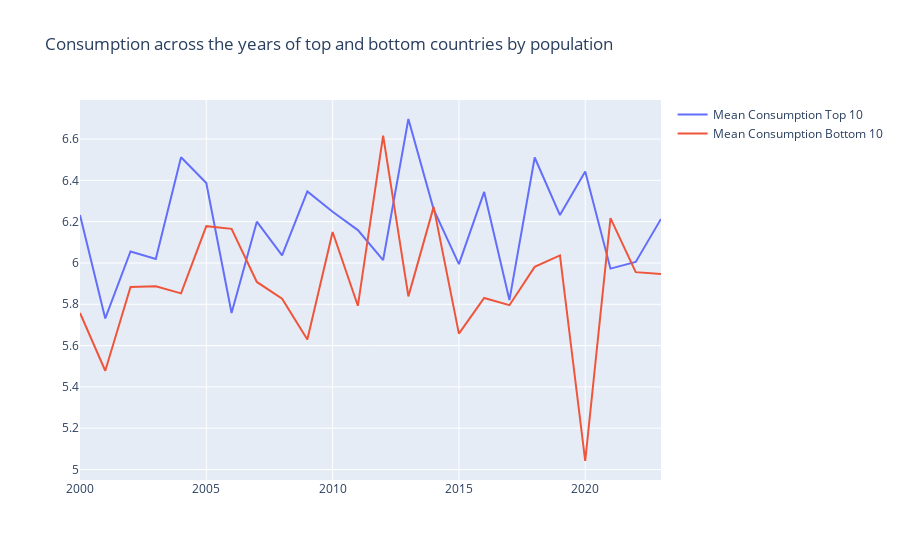

Write notebook code for a chart like this one.
### Markdown cell above
Here we can that the prices are very similar but their variations are almost inversed. Such pattern may indicate the global performance of coffee and how it's stabilize on time

### Code cell
# Consumption across the years for more populated and least populated countries
cons_top_botton = pd.DataFrame(columns=['Year', 'Top', 'Bottom'])
for year in df2.Year.unique():
    cbp = df2[['Country', 'Population']][df2.Year == year].groupby('Country').sum().sort_values('Population')
    top10 = df2.Consumption[(df2.Country.isin(cbp.index[-10:])) & (df2.Year == year)].mean()
    bottom10 = df2.Consumption[(df2.Country.isin(cbp.index[:10])) & (df2.Year == year)].mean()
    cons_top_botton.loc[len(cons_top_botton), :] = [year, top10, bottom10]

fig = go.Figure(go.Scatter(x = cons_top_botton.Year, y = cons_top_botton.Top, 
                           name='Mean Consumption Top 10', mode='lines'))
fig.add_trace(go.Scatter(x = cons_top_botton.Year, y = cons_top_botton.Bottom, 
                         name='Mean Consumption Bottom 10', mode='lines'))
fig.update_layout(title='Consumption across the years of top and bottom countries by population')
fig.show()

### Figure 1 — Plotly figure (JSON) as saved in the notebook; plotly's stock layout.template omitted (floating-point values rounded to 4 significant figures)
{"data": [{"mode": "lines", "name": "Mean Consumption Top 10", "type": "scatter", "x": [2000, 2001, 2002, 2003, 2004, 2005, 2006, 2007, 2008, 2009, 2010, 2011, 2012, 2013, 2014, 2015, 2016, 2017, 2018, 2019, 2020, 2021, 2022, 2023], "y": [6.232, 5.732, 6.056, 6.019, 6.512, 6.387, 5.758, 6.2, 6.037, 6.347, 6.248, 6.159, 6.014, 6.697, 6.26, 5.994, 6.344, 5.82, 6.511, 6.232, 6.443, 5.973, 6.005, 6.213]}, {"mode": "lines", "name": "Mean Consumption Bottom 10", "type": "scatter", "x": [2000, 2001, 2002, 2003, 2004, 2005, 2006, 2007, 2008, 2009, 2010, 2011, 2012, 2013, 2014, 2015, 2016, 2017, 2018, 2019, 2020, 2021, 2022, 2023], "y": [5.758, 5.478, 5.883, 5.887, 5.853, 6.178, 6.165, 5.908, 5.827, 5.63, 6.15, 5.793, 6.616, 5.838, 6.272, 5.658, 5.831, 5.796, 5.981, 6.037, 5.041, 6.217, 5.956, 5.947]}], "layout": {"title": {"text": "Consumption across the years of top and bottom countries by population"}}}
